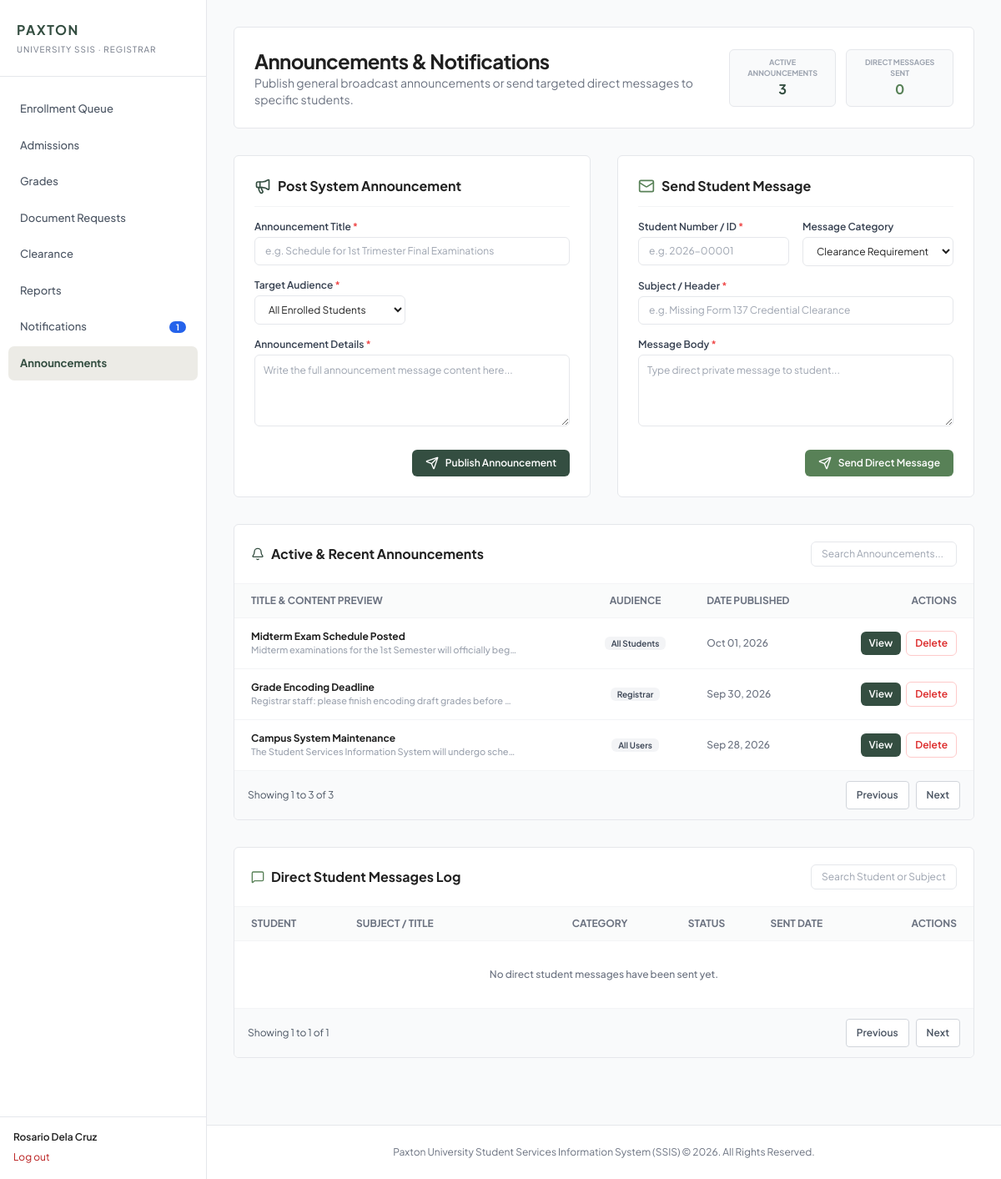
The page /php/registrar/announcements.php (signed in) on the database its author committed.
### tables this page shows
CREATE TABLE announcements (
  id INT UNSIGNED NOT NULL AUTO_INCREMENT,
  title VARCHAR(150) NOT NULL,
  body TEXT NOT NULL,
  audience ENUM('All','Students','Registrar','Cashier','Department','Admin')
              NOT NULL DEFAULT 'All',
  is_active TINYINT(1) NOT NULL DEFAULT 1,
  posted_by INT UNSIGNED NOT NULL,
  created_at TIMESTAMP NOT NULL DEFAULT CURRENT_TIMESTAMP,
  updated_at TIMESTAMP NOT NULL DEFAULT CURRENT_TIMESTAMP ON UPDATE CURRENT_TIMESTAMP,
  PRIMARY KEY (id),
  KEY idx_announcements_audience (audience, is_active, created_at),
  KEY idx_announcements_posted_by (posted_by),
  CONSTRAINT fk_announcements_posted_by FOREIGN KEY (posted_by)
    REFERENCES users (id) ON DELETE RESTRICT ON UPDATE RESTRICT
);

### php/registrar/announcements.php (the view, shortened to what the rows shown need)
<?php
require_once __DIR__ . '/../../models/RegistrarCommunications.php';
$communications = new RegistrarCommunications(Database::getConnection());
$announcements = $communications->getAnnouncements();
$communicationEsc = static fn($value): string => htmlspecialchars((string) ($value ?? ''), ENT_QUOTES, 'UTF-8');
?>
<!DOCTYPE html>
<html lang="en">
<head>
    <script src="https://cdn.tailwindcss.com"></script>
</head>
<body class="bg-gray-50 font-sans text-brand-dark antialiased min-h-screen flex flex-col relative">
    <main class="flex-1 max-w-7xl w-full mx-auto px-4 sm:px-6 lg:px-8 py-8 space-y-8">
        <section class="bg-white border border-gray-200 rounded-md p-6 shadow-xs flex flex-col lg:flex-row lg:items-center md:justify-between gap-4">
            <div>
                <h1 class="text-2xl font-bold text-brand-dark tracking-tight">Announcements & Notifications</h1>
            </div>
        </section>
        <div class="grid grid-cols-1 lg:grid-cols-2 gap-8">
            <section class="bg-white border border-gray-200 rounded-md p-6 shadow-xs flex flex-col justify-between">
                <div>
                    <div class="flex items-center space-x-2 border-b border-gray-100 pb-3 mb-4">
                        <h2 class="text-base font-bold text-brand-dark">Post System Announcement</h2>
                    </div>
                </div>
            </section>
            <section class="bg-white border border-gray-200 rounded-md p-6 shadow-xs flex flex-col justify-between">
                <div>
                    <div class="flex items-center space-x-2 border-b border-gray-100 pb-3 mb-4">
                        <h2 class="text-base font-bold text-brand-dark">Send Student Message</h2>
                    </div>
                </div>
            </section>
        </div>
        <div class="space-y-8">
            <section class="bg-white border border-gray-200 rounded-md shadow-xs overflow-hidden">
                <div class="overflow-x-auto">
                    <table class="w-full min-w-[750px] text-left text-xs border-collapse">
                        <thead>
                            <tr class="bg-gray-50/80 border-b border-gray-100 text-gray-500 uppercase font-semibold">
                                <th class="py-3 px-5 min-w-[200px]">Title & Content Preview</th>
                                <th class="py-3 px-5 text-center whitespace-nowrap">Audience</th>
                                <th class="py-3 px-5 whitespace-nowrap">Date Published</th>
                                <th class="py-3 px-5 text-right whitespace-nowrap">Actions</th>
                            </tr>
                        </thead>
                        <tbody class="divide-y divide-gray-100 font-medium text-gray-700">
                            <?php foreach ($announcements as $announcement): $audienceLabel = $announcement['audience'] === 'Students' ? 'All Students' : ($announcement['audience'] === 'All' ? 'All Users' : $announcement['audience']); ?>
                                <tr class="hover:bg-gray-50/50" data-announcement-id="<?= (int) $announcement['id'] ?>" data-announcement-search="<?= $communicationEsc($announcement['title'] . ' ' . $announcement['body'] . ' ' . $audienceLabel) ?>">
                                    <td class="py-3.5 px-5">
                                        <p class="font-bold text-brand-dark"><?= $communicationEsc($announcement['title']) ?></p>
                                        <p class="text-gray-400 text-[11px] truncate max-w-xs"><?= $communicationEsc($announcement['body']) ?></p>
                                    </td>
                                    <td class="py-3.5 px-5 text-center whitespace-nowrap"><span class="px-2 py-0.5 rounded-md text-[10px] font-semibold bg-gray-100 text-gray-700"><?= $communicationEsc($audienceLabel) ?></span></td>
                                    <td class="py-3.5 px-5 whitespace-nowrap text-gray-500"><?= $communicationEsc(date('M d, Y', strtotime($announcement['created_at']))) ?></td>
                                    <td class="py-3.5 px-5 text-right space-x-1 whitespace-nowrap">
                                        <button type="button" class="js-view-announcement px-2.5 py-1.5 rounded-md text-xs font-semibold bg-brand-primary text-white hover:bg-brand-primary/90" data-title="<?= $communicationEsc($announcement['title']) ?>" data-audience="<?= $communicationEsc($audienceLabel) ?>" data-date="<?= $communicationEsc(date('M d, Y', strtotime($announcement['created_at']))) ?>" data-body="<?= $communicationEsc($announcement['body']) ?>">View</button>
                                        <?php if (!empty($announcement['is_active'])): ?><button type="button" class="px-2.5 py-1.5 rounded-md text-xs font-semibold border border-red-200 text-red-600 bg-white hover:bg-red-50" onclick="promptDeleteRecord('announcement', <?= htmlspecialchars(json_encode($announcement['title'], JSON_HEX_APOS | JSON_HEX_QUOT | JSON_HEX_TAG | JSON_HEX_AMP), ENT_QUOTES, 'UTF-8') ?>, <?= (int) $announcement['id'] ?>)">Delete</button><?php else: ?><span class="text-[10px] font-semibold text-gray-400">Inactive</span><?php endif; ?>
                                    </td>
                                </tr>
                            <?php endforeach; ?>
                        </tbody>
                    </table>
                </div>
            </section>
            <section class="bg-white border border-gray-200 rounded-md shadow-xs overflow-hidden">
                <div class="overflow-x-auto">
                    <table class="w-full min-w-[750px] text-left text-xs border-collapse">
                        <thead>
                            <tr class="bg-gray-50/80 border-b border-gray-100 text-gray-500 uppercase font-semibold">
                                <th class="py-3 px-5 whitespace-nowrap">Student</th>
                                <th class="py-3 px-5 min-w-[180px]">Subject / Title</th>
                                <th class="py-3 px-5 text-center whitespace-nowrap">Category</th>
                                <th class="py-3 px-5 text-center whitespace-nowrap">Status</th>
                                <th class="py-3 px-5 whitespace-nowrap">Sent Date</th>
                                <th class="py-3 px-5 text-right whitespace-nowrap">Actions</th>
                            </tr>
                        </thead>
                    </table>
                </div>
            </section>
        </div>
    </main>
</body>
</html>

### rows shown on the page
announcements: title "Midterm Exam Schedule Posted", body "Midterm examinations for the 1st Semester will officially beg…", audience "All Students", created_at "Oct 01, 2026"
announcements: title "Grade Encoding Deadline", body "Registrar staff: please finish encoding draft grades before…", audience "Registrar", created_at "Sep 30, 2026"
announcements: title "Campus System Maintenance", body "The Student Services Information System will undergo sche…", audience "All Users", created_at "Sep 28, 2026"

### other values the page prints
$role "REGISTRAR"
$label "Enrollment Queue"
$label "Admissions"
$label "Grades"
$label "Document Requests"
$label "Clearance"
$label "Reports"
$label "Notifications"
$unreadNotificationCount "1"
$label "Announcements"
$name "Rosario Dela Cruz"
$communicationCounts['announcements'] "3"
$communicationCounts['messages'] "0"
